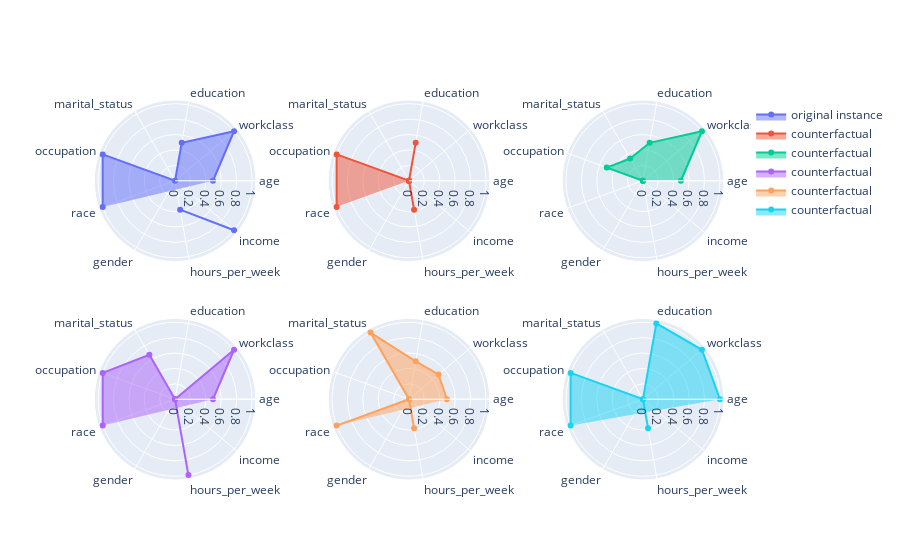

Notebook source saved alongside this figure:
### Code cell
cfe.visualize_as_radar()

### Figure 1 — Plotly figure (JSON) as saved in the notebook; plotly's stock layout.template omitted (floating-point values rounded to 4 significant figures)
{"data": [{"fill": "toself", "name": "original instance", "r": [0.4925, 1, 0.5, 0, 1, 1, null, 0.381, 1], "subplot": "polar", "theta": ["age", "workclass", "education", "marital_status", "occupation", "race", "gender", "hours_per_week", "income", "age"], "type": "scatterpolar"}, {"fill": "toself", "name": "counterfactual", "r": [0, 0, 0.5, 0, 1, 1, null, 0.381, 0], "subplot": "polar2", "theta": ["age", "workclass", "education", "marital_status", "occupation", "race", "gender", "hours_per_week", "income", "age"], "type": "scatterpolar"}, {"fill": "toself", "name": "counterfactual", "r": [0.4925, 1, 0.5, 0.3333, 0.5, 0, null, 0, 0], "subplot": "polar3", "theta": ["age", "workclass", "education", "marital_status", "occupation", "race", "gender", "hours_per_week", "income", "age"], "type": "scatterpolar"}, {"fill": "toself", "name": "counterfactual", "r": [0.4925, 1, 0, 0.6667, 1, 1, null, 1, 0], "subplot": "polar4", "theta": ["age", "workclass", "education", "marital_status", "occupation", "race", "gender", "hours_per_week", "income", "age"], "type": "scatterpolar"}, {"fill": "toself", "name": "counterfactual", "r": [0.4925, 0.5, 0.5, 1, 0, 1, null, 0.381, 0], "subplot": "polar5", "theta": ["age", "workclass", "education", "marital_status", "occupation", "race", "gender", "hours_per_week", "income", "age"], "type": "scatterpolar"}, {"fill": "toself", "name": "counterfactual", "r": [1, 1, 1, 0, 1, 1, null, 0.381, 0], "subplot": "polar6", "theta": ["age", "workclass", "education", "marital_status", "occupation", "race", "gender", "hours_per_week", "income", "age"], "type": "scatterpolar"}], "layout": {"polar": {"domain": {"x": [0, 0.2889], "y": [0.575, 1]}}, "polar2": {"domain": {"x": [0.3556, 0.6444], "y": [0.575, 1]}}, "polar3": {"domain": {"x": [0.7111, 1], "y": [0.575, 1]}}, "polar4": {"domain": {"x": [0, 0.2889], "y": [0, 0.425]}}, "polar5": {"domain": {"x": [0.3556, 0.6444], "y": [0, 0.425]}}, "polar6": {"domain": {"x": [0.7111, 1], "y": [0, 0.425]}}}}
